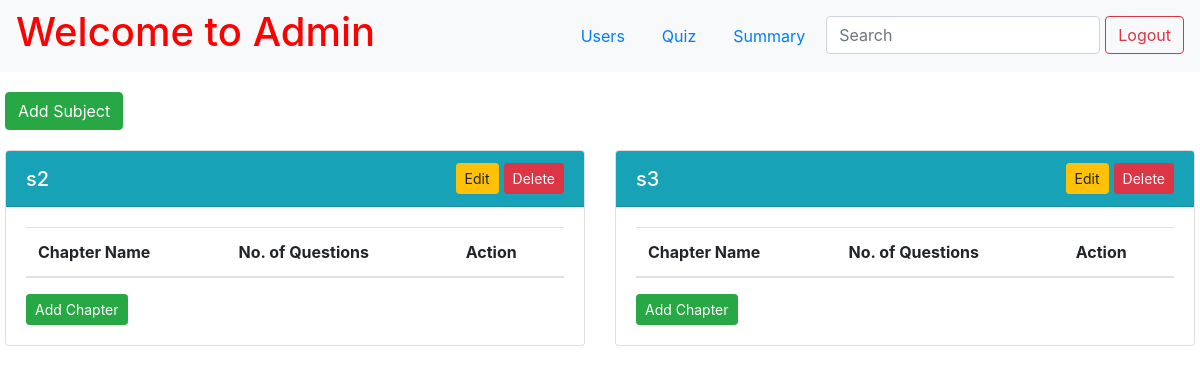
/admin/dashboard (signed in), run on an earlier commit of the app's database.
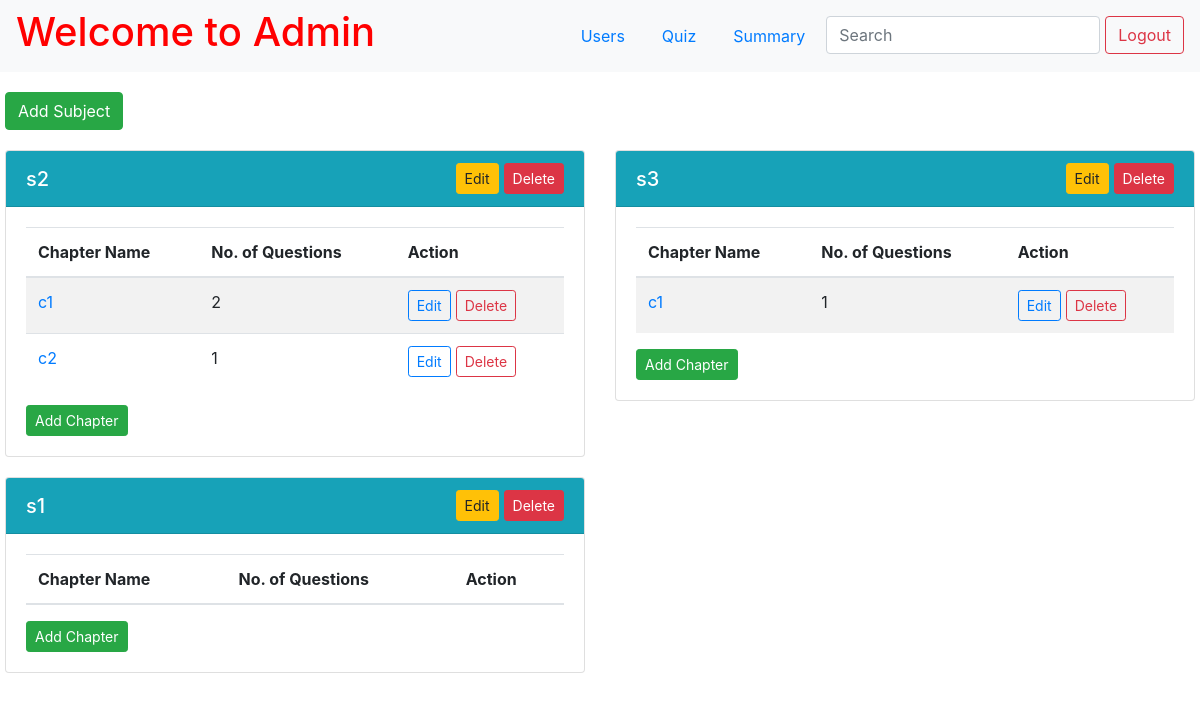
And on a later commit of the database.
### app.py (models this page shows)
class Subject(db.Model):
    __tablename__ = 'subject'
    id = db.Column(db.Integer, primary_key=True, autoincrement=True)
    name = db.Column(db.String(255), nullable=False)
    description = db.Column(db.String(255))
    chapters = db.relationship('Chapter', backref='subject', lazy=True)
    quizzes = db.relationship('Quiz', backref='subject', lazy=True)

class Chapter(db.Model):
    __tablename__ = 'chapter'
    id = db.Column(db.Integer, primary_key=True, autoincrement=True)
    subject_id = db.Column(db.Integer, db.ForeignKey('subject.id'), nullable=False)
    name = db.Column(db.String(255), nullable=False)
    description = db.Column(db.String(255))
    questions = db.relationship('Question', backref='chapter', lazy=True)

### app.py (the view)
@app.route("/admin/dashboard")
def admin():
    if 'username' in session:
        admin = Admin.query.filter_by(username=session["username"]).first()
        if not admin:
            flash("Invalid Credentials!", "error")
            return redirect(url_for("index"))
    else:
        return redirect(url_for("index"))
    subjects = Subject.query.all()
    subject_data = []
    for subject in subjects:
        chapters = [
            {
                "id": chapter.id,
                "name": chapter.name,
                "description": chapter.description,
                "number_of_questions": Question.query.filter_by(chapter_id=chapter.id).count(),
                "questions": Question.query.filter_by(chapter_id=chapter.id).all()
            }
            for chapter in Chapter.query.filter_by(subject_id=subject.id).all()
        ]
        subject_data.append({
            "id": subject.id,
            "name": subject.name,
            "description": subject.description,
            "chapters": chapters
        })
    return render_template("admin.html", subjects=subject_data)

### app.py (called while the page is built)
@app.after_request
def add_header(response):
    response.headers['Cache-Control'] = 'no-store, no-cache, must-revalidate, post-check=0, pre-check=0, max-age=0'
    response.headers['Pragma'] = 'no-cache'
    response.headers['Expires'] = '-1'
    return response

### templates/admin.html (shortened to what this page needs)
{% extends 'base.html' %}
{% block content %}
<div class="page-wrapper">
    <nav class="navbar navbar-expand-lg navbar-light bg-light">
        <a href="/admin/dashboard" style="text-decoration: none; color: red;">
            <h1>Welcome to Admin</h1>
        </a>
        <ul class="nav ml-auto">
            <li class="nav-item">
                <a class="nav-link" href="/admin/users">Users</a>
            </li>
            <li class="nav-item">
                <a class="nav-link" href="/admin/quiz">Quiz</a>
            </li>
            <li class="nav-item">
                <a class="nav-link" href="/admin/summary">Summary</a>
            </li>
            <li class="nav-item">
                <input class="form-control" type="search" placeholder="Search" aria-label="Search" name="q"
                    hx-get="{{url_for('admin_search', type='subject')}}" hx-trigger="keyup changed delay:500ms" hx-target="#search-results">
            </li>
            <li>
                <form action="/logout" class="d-inline">
                    <button type="submit" class="btn btn-outline-danger">Logout</button>
                </form>
            </li>
        </ul>
    </nav>
    <div class="container-custom">
        <div class="add_subject_button">
            <button type="button" id="add-subject" class="btn btn-success" data-toggle="modal"
                data-target="#addSubject">
                Add Subject
            </button>
        </div>
        <div id="search-results">
            {% if not search %}
            {% include 'subject.html' %}
            {% endif %}
        </div>
    </div>
</div>
{% endblock %}

### templates/subject.html (shortened to what this page needs)
<div class="subjects-container row">
    {% for subject in subjects %}
    <div class="col-md-6 subject-card">
        <div class="card">
            <div class="card-header bg-info text-white d-flex align-items-center justify-content-between">
                <h5 class="card-title m-0">{{ subject.name }}</h5>
                <div class="d-flex align-items-center">
                    <button type="button" class="btn btn-warning btn-sm edit_button" data-toggle="modal"
                        data-target="#editSubject{{ subject.id }}">
                        Edit
                    </button>
                    <form action="/subject/delete/{{ subject.id }}" method="post"
                        onsubmit="return confirm('Are you sure you want to delete this subject?');"
                        class="mb-0">
                        <button class="btn btn-danger btn-sm" type="submit">Delete</button>
                    </form>
                </div>
            </div>
            <div class="card-body d-flex flex-column">
                <table class="table table-striped mb-0">
                    <thead>
                        <tr>
                            <th>Chapter Name</th>
                            <th>No. of Questions</th>
                            <th>Action</th>
                        </tr>
                    </thead>
                    <tbody>
                        {% for chapter in subject.chapters %}
                        <tr>
                            <td>
                                <a href="#" data-toggle="modal"
                                    data-target="#chapter{{ subject.id }}{{ chapter.id }}">{{ chapter.name
                                    }}</a>
                            </td>
                            <td>{{ chapter.number_of_questions }}</td>
                            <td>
                                <div class="d-flex align-items-center">
                                    <button type="button"
                                        class="btn btn-outline-primary btn-sm me-2 edit_button"
                                        data-toggle="modal" data-target="#editChapter{{ subject.id }}{{ chapter.id }}">
                                        Edit
                                    </button>
                                    <form action="/chapter/delete/{{ chapter.id }}" method="post"
                                        onsubmit="return confirm('Are you sure you want to delete this chapter?');"
                                        class="mb-0">
                                        <button class="btn btn-outline-danger btn-sm"
                                            type="submit">Delete</button>
                                    </form>
                                </div>
                            </td>
                        </tr>
                        {% endfor %}
                    </tbody>
                </table>
                <div class="text-end mt-3">
                    <button type="button" class="btn btn-success btn-sm" data-toggle="modal"
                        data-target="#addChapter{{ subject.id }}">
                        Add Chapter
                    </button>
                </div>
            </div>
        </div>
    </div>
    {% endfor %}
</div>

What changed in the data, as far as the page shows it:
added Chapter: name "c1", number_of_questions "2", shown under Subject (number 1 of 3 on the later page)
added Chapter: name "c2", number_of_questions "1", shown under Subject (number 1 of 3 on the later page)
added Chapter: name "c1", number_of_questions "1", shown under Subject (number 2 of 3 on the later page)
added Subject: name "s1"
